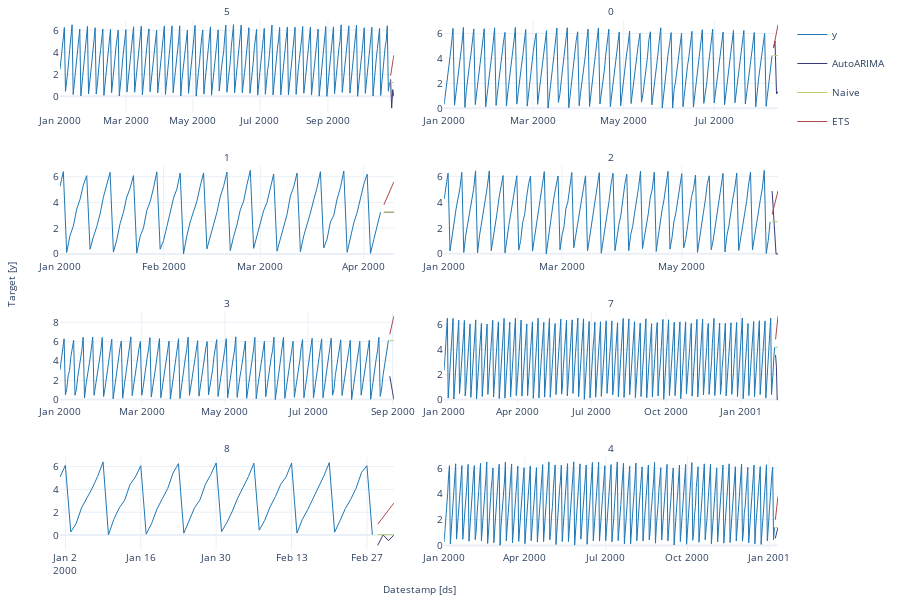

The notebook cell this image was saved under:
### Code cell
#| hide
fcst.plot(panel_df, fcsts_df, engine='plotly')

### Figure 1 — Plotly figure (JSON) as saved in the notebook; plotly's stock layout.template omitted (floating-point values rounded to 4 significant figures; data arrays with more than 128 entries replaced by an {"elided": "..."} marker saying what was removed)
{"data": [{"legendgroup": "y", "line": {"color": "#1f77b4", "width": 1}, "mode": "lines", "name": "y", "showlegend": true, "type": "scatter", "x": {"elided": "301 str values"}, "xaxis": "x", "y": {"elided": "301 float values"}, "yaxis": "y"}, {"legendgroup": "y", "line": {"color": "#1f77b4", "width": 1}, "mode": "lines", "name": "y", "showlegend": false, "type": "scatter", "x": {"elided": "222 str values"}, "xaxis": "x2", "y": {"elided": "222 float values"}, "yaxis": "y2"}, {"legendgroup": "y", "line": {"color": "#1f77b4", "width": 1}, "mode": "lines", "name": "y", "showlegend": false, "type": "scatter", "x": ["2000-01-01T00:00:00", "2000-01-02T00:00:00", "2000-01-03T00:00:00", "2000-01-04T00:00:00", "2000-01-05T00:00:00", "2000-01-06T00:00:00", "2000-01-07T00:00:00", "2000-01-08T00:00:00", "2000-01-09T00:00:00", "2000-01-10T00:00:00", "2000-01-11T00:00:00", "2000-01-12T00:00:00", "2000-01-13T00:00:00", "2000-01-14T00:00:00", "2000-01-15T00:00:00", "2000-01-16T00:00:00", "2000-01-17T00:00:00", "2000-01-18T00:00:00", "2000-01-19T00:00:00", "2000-01-20T00:00:00", "2000-01-21T00:00:00", "2000-01-22T00:00:00", "2000-01-23T00:00:00", "2000-01-24T00:00:00", "2000-01-25T00:00:00", "2000-01-26T00:00:00", "2000-01-27T00:00:00", "2000-01-28T00:00:00", "2000-01-29T00:00:00", "2000-01-30T00:00:00", "2000-01-31T00:00:00", "2000-02-01T00:00:00", "2000-02-02T00:00:00", "2000-02-03T00:00:00", "2000-02-04T00:00:00", "2000-02-05T00:00:00", "2000-02-06T00:00:00", "2000-02-07T00:00:00", "2000-02-08T00:00:00", "2000-02-09T00:00:00", "2000-02-10T00:00:00", "2000-02-11T00:00:00", "2000-02-12T00:00:00", "2000-02-13T00:00:00", "2000-02-14T00:00:00", "2000-02-15T00:00:00", "2000-02-16T00:00:00", "2000-02-17T00:00:00", "2000-02-18T00:00:00", "2000-02-19T00:00:00", "2000-02-20T00:00:00", "2000-02-21T00:00:00", "2000-02-22T00:00:00", "2000-02-23T00:00:00", "2000-02-24T00:00:00", "2000-02-25T00:00:00", "2000-02-26T00:00:00", "2000-02-27T00:00:00", "2000-02-28T00:00:00", "2000-02-29T00:00:00", "2000-03-01T00:00:00", "2000-03-02T00:00:00", "2000-03-03T00:00:00", "2000-03-04T00:00:00", "2000-03-05T00:00:00", "2000-03-06T00:00:00", "2000-03-07T00:00:00", "2000-03-08T00:00:00", "2000-03-09T00:00:00", "2000-03-10T00:00:00", "2000-03-11T00:00:00", "2000-03-12T00:00:00", "2000-03-13T00:00:00", "2000-03-14T00:00:00", "2000-03-15T00:00:00", "2000-03-16T00:00:00", "2000-03-17T00:00:00", "2000-03-18T00:00:00", "2000-03-19T00:00:00", "2000-03-20T00:00:00", "2000-03-21T00:00:00", "2000-03-22T00:00:00", "2000-03-23T00:00:00", "2000-03-24T00:00:00", "2000-03-25T00:00:00", "2000-03-26T00:00:00", "2000-03-27T00:00:00", "2000-03-28T00:00:00", "2000-03-29T00:00:00", "2000-03-30T00:00:00", "2000-03-31T00:00:00", "2000-04-01T00:00:00", "2000-04-02T00:00:00", "2000-04-03T00:00:00", "2000-04-04T00:00:00", "2000-04-05T00:00:00", "2000-04-06T00:00:00"], "xaxis": "x3", "y": [5.242, 6.394, 0.1147, 1.44, 2.157, 3.479, 4.236, 5.356, 6.077, 0.3652, 1.323, 2.107, 3.093, 4.404, 5.374, 6.337, 0.1384, 1.087, 2.352, 3.232, 4.42, 5.102, 6.082, 0.06242, 1.361, 2.015, 3.373, 4.046, 5.109, 6.375, 0.3658, 1.023, 2.105, 3.143, 4.339, 5.032, 6.278, 0.00462, 1.417, 2.492, 3.352, 4.091, 5.256, 6.29, 0.3938, 1.303, 2.109, 3.228, 4.439, 5.246, 6.358, 0.2431, 1.354, 2.249, 3.422, 4.097, 5.387, 6.487, 0.4312, 1.39, 2.493, 3.377, 4.002, 5.135, 6.205, 0.2141, 1.149, 2.201, 3.06, 4.49, 5.203, 6.285, 0.1718, 1.394, 2.206, 3.18, 4.2, 5.151, 6.388, 0.4631, 1.163, 2.476, 3.007, 4.267, 5.152, 6.441, 0.1253, 1.339, 2.405, 3.216, 4.376, 5.415, 6.19, 0.04827, 1.128, 2.296, 3.238], "yaxis": "y3"}, {"legendgroup": "y", "line": {"color": "#1f77b4", "width": 1}, "mode": "lines", "name": "y", "showlegend": false, "type": "scatter", "x": {"elided": "167 str values"}, "xaxis": "x4", "y": {"elided": "167 float values"}, "yaxis": "y4"}, {"legendgroup": "y", "line": {"color": "#1f77b4", "width": 1}, "mode": "lines", "name": "y", "showlegend": false, "type": "scatter", "x": {"elided": "242 str values"}, "xaxis": "x5", "y": {"elided": "242 float values"}, "yaxis": "y5"}, {"legendgroup": "y", "line": {"color": "#1f77b4", "width": 1}, "mode": "lines", "name": "y", "showlegend": false, "type": "scatter", "x": {"elided": "409 str values"}, "xaxis": "x6", "y": {"elided": "409 float values"}, "yaxis": "y6"}, {"legendgroup": "y", "line": {"color": "#1f77b4", "width": 1}, "mode": "lines", "name": "y", "showlegend": false, "type": "scatter", "x": ["2000-01-01T00:00:00", "2000-01-02T00:00:00", "2000-01-03T00:00:00", "2000-01-04T00:00:00", "2000-01-05T00:00:00", "2000-01-06T00:00:00", "2000-01-07T00:00:00", "2000-01-08T00:00:00", "2000-01-09T00:00:00", "2000-01-10T00:00:00", "2000-01-11T00:00:00", "2000-01-12T00:00:00", "2000-01-13T00:00:00", "2000-01-14T00:00:00", "2000-01-15T00:00:00", "2000-01-16T00:00:00", "2000-01-17T00:00:00", "2000-01-18T00:00:00", "2000-01-19T00:00:00", "2000-01-20T00:00:00", "2000-01-21T00:00:00", "2000-01-22T00:00:00", "2000-01-23T00:00:00", "2000-01-24T00:00:00", "2000-01-25T00:00:00", "2000-01-26T00:00:00", "2000-01-27T00:00:00", "2000-01-28T00:00:00", "2000-01-29T00:00:00", "2000-01-30T00:00:00", "2000-01-31T00:00:00", "2000-02-01T00:00:00", "2000-02-02T00:00:00", "2000-02-03T00:00:00", "2000-02-04T00:00:00", "2000-02-05T00:00:00", "2000-02-06T00:00:00", "2000-02-07T00:00:00", "2000-02-08T00:00:00", "2000-02-09T00:00:00", "2000-02-10T00:00:00", "2000-02-11T00:00:00", "2000-02-12T00:00:00", "2000-02-13T00:00:00", "2000-02-14T00:00:00", "2000-02-15T00:00:00", "2000-02-16T00:00:00", "2000-02-17T00:00:00", "2000-02-18T00:00:00", "2000-02-19T00:00:00", "2000-02-20T00:00:00", "2000-02-21T00:00:00", "2000-02-22T00:00:00", "2000-02-23T00:00:00", "2000-02-24T00:00:00", "2000-02-25T00:00:00", "2000-02-26T00:00:00", "2000-02-27T00:00:00", "2000-02-28T00:00:00"], "xaxis": "x7", "y": [5.08, 6.096, 0.2747, 1.011, 2.385, 3.196, 4.112, 5.146, 6.402, 0.01859, 1.386, 2.381, 3.041, 4.416, 5.086, 6.068, 0.0832, 1.001, 2.267, 3.184, 4.072, 5.434, 6.253, 0.1744, 1.266, 2.405, 3.085, 4.433, 5.293, 6.308, 0.2943, 1.111, 2.092, 3.239, 4.178, 5.12, 6.291, 0.4281, 1.278, 2.453, 3.358, 4.45, 5.101, 6.294, 0.1773, 1.372, 2.225, 3.206, 4.071, 5.177, 6.334, 0.2544, 1.26, 2.324, 3.138, 4.11, 5.484, 6.069, 0.0405], "yaxis": "y7"}, {"legendgroup": "y", "line": {"color": "#1f77b4", "width": 1}, "mode": "lines", "name": "y", "showlegend": false, "type": "scatter", "x": {"elided": "373 str values"}, "xaxis": "x8", "y": {"elided": "373 float values"}, "yaxis": "y8"}, {"legendgroup": "AutoARIMA", "line": {"color": "#393b79", "width": 1}, "mode": "lines", "name": "AutoARIMA", "showlegend": true, "type": "scatter", "x": ["2000-10-28T00:00:00", "2000-10-29T00:00:00", "2000-10-30T00:00:00", "2000-10-31T00:00:00"], "xaxis": "x", "y": [1.545, -1.07, 0.6109, 0], "yaxis": "y"}, {"legendgroup": "Naive", "line": {"color": "#b5cf6b", "width": 1}, "mode": "lines", "name": "Naive", "showlegend": true, "type": "scatter", "x": ["2000-10-28T00:00:00", "2000-10-29T00:00:00", "2000-10-30T00:00:00", "2000-10-31T00:00:00"], "xaxis": "x", "y": [1.253, 1.253, 1.253, 1.253], "yaxis": "y"}, {"legendgroup": "ETS", "line": {"color": "#ad494a", "width": 1}, "mode": "lines", "name": "ETS", "showlegend": true, "type": "scatter", "x": ["2000-10-28T00:00:00", "2000-10-29T00:00:00", "2000-10-30T00:00:00", "2000-10-31T00:00:00"], "xaxis": "x", "y": [1.878, 2.497, 3.115, 3.733], "yaxis": "y"}, {"legendgroup": "AutoARIMA", "line": {"color": "#393b79", "width": 1}, "mode": "lines", "name": "AutoARIMA", "showlegend": false, "type": "scatter", "x": ["2000-08-10T00:00:00", "2000-08-11T00:00:00", "2000-08-12T00:00:00", "2000-08-13T00:00:00"], "xaxis": "x2", "y": [4.858, 5.389, 1.143, 1.346], "yaxis": "y2"}, {"legendgroup": "Naive", "line": {"color": "#b5cf6b", "width": 1}, "mode": "lines", "name": "Naive", "showlegend": false, "type": "scatter", "x": ["2000-08-10T00:00:00", "2000-08-11T00:00:00", "2000-08-12T00:00:00", "2000-08-13T00:00:00"], "xaxis": "x2", "y": [4.228, 4.228, 4.228, 4.228], "yaxis": "y2"}, {"legendgroup": "ETS", "line": {"color": "#ad494a", "width": 1}, "mode": "lines", "name": "ETS", "showlegend": false, "type": "scatter", "x": ["2000-08-10T00:00:00", "2000-08-11T00:00:00", "2000-08-12T00:00:00", "2000-08-13T00:00:00"], "xaxis": "x2", "y": [4.837, 5.459, 6.082, 6.704], "yaxis": "y2"}, {"legendgroup": "AutoARIMA", "line": {"color": "#393b79", "width": 1}, "mode": "lines", "name": "AutoARIMA", "showlegend": false, "type": "scatter", "x": ["2000-04-07T00:00:00", "2000-04-08T00:00:00", "2000-04-09T00:00:00", "2000-04-10T00:00:00"], "xaxis": "x3", "y": [3.232, 3.232, 3.232, 3.232], "yaxis": "y3"}, {"legendgroup": "Naive", "line": {"color": "#b5cf6b", "width": 1}, "mode": "lines", "name": "Naive", "showlegend": false, "type": "scatter", "x": ["2000-04-07T00:00:00", "2000-04-08T00:00:00", "2000-04-09T00:00:00", "2000-04-10T00:00:00"], "xaxis": "x3", "y": [3.238, 3.238, 3.238, 3.238], "yaxis": "y3"}, {"legendgroup": "ETS", "line": {"color": "#ad494a", "width": 1}, "mode": "lines", "name": "ETS", "showlegend": false, "type": "scatter", "x": ["2000-04-07T00:00:00", "2000-04-08T00:00:00", "2000-04-09T00:00:00", "2000-04-10T00:00:00"], "xaxis": "x3", "y": [3.812, 4.408, 5.003, 5.598], "yaxis": "y3"}, {"legendgroup": "AutoARIMA", "line": {"color": "#393b79", "width": 1}, "mode": "lines", "name": "AutoARIMA", "showlegend": false, "type": "scatter", "x": ["2000-06-16T00:00:00", "2000-06-17T00:00:00", "2000-06-18T00:00:00", "2000-06-19T00:00:00"], "xaxis": "x4", "y": [4.876, 1.881, 0, 0], "yaxis": "y4"}, {"legendgroup": "Naive", "line": {"color": "#b5cf6b", "width": 1}, "mode": "lines", "name": "Naive", "showlegend": false, "type": "scatter", "x": ["2000-06-16T00:00:00", "2000-06-17T00:00:00", "2000-06-18T00:00:00", "2000-06-19T00:00:00"], "xaxis": "x4", "y": [2.49, 2.49, 2.49, 2.49], "yaxis": "y4"}, {"legendgroup": "ETS", "line": {"color": "#ad494a", "width": 1}, "mode": "lines", "name": "ETS", "showlegend": false, "type": "scatter", "x": ["2000-06-16T00:00:00", "2000-06-17T00:00:00", "2000-06-18T00:00:00", "2000-06-19T00:00:00"], "xaxis": "x4", "y": [3.057, 3.667, 4.277, 4.888], "yaxis": "y4"}, {"legendgroup": "AutoARIMA", "line": {"color": "#393b79", "width": 1}, "mode": "lines", "name": "AutoARIMA", "showlegend": false, "type": "scatter", "x": ["2000-08-30T00:00:00", "2000-08-31T00:00:00", "2000-09-01T00:00:00", "2000-09-02T00:00:00"], "xaxis": "x5", "y": [2.421, 1.644, 1.213, 0], "yaxis": "y5"}, {"legendgroup": "Naive", "line": {"color": "#b5cf6b", "width": 1}, "mode": "lines", "name": "Naive", "showlegend": false, "type": "scatter", "x": ["2000-08-30T00:00:00", "2000-08-31T00:00:00", "2000-09-01T00:00:00", "2000-09-02T00:00:00"], "xaxis": "x5", "y": [6.127, 6.127, 6.127, 6.127], "yaxis": "y5"}, {"legendgroup": "ETS", "line": {"color": "#ad494a", "width": 1}, "mode": "lines", "name": "ETS", "showlegend": false, "type": "scatter", "x": ["2000-08-30T00:00:00", "2000-08-31T00:00:00", "2000-09-01T00:00:00", "2000-09-02T00:00:00"], "xaxis": "x5", "y": [6.747, 7.375, 8.003, 8.631], "yaxis": "y5"}, {"legendgroup": "AutoARIMA", "line": {"color": "#393b79", "width": 1}, "mode": "lines", "name": "AutoARIMA", "showlegend": false, "type": "scatter", "x": ["2001-02-13T00:00:00", "2001-02-14T00:00:00", "2001-02-15T00:00:00", "2001-02-16T00:00:00"], "xaxis": "x6", "y": [3.552, 2.656, 0, 0], "yaxis": "y6"}, {"legendgroup": "Naive", "line": {"color": "#b5cf6b", "width": 1}, "mode": "lines", "name": "Naive", "showlegend": false, "type": "scatter", "x": ["2001-02-13T00:00:00", "2001-02-14T00:00:00", "2001-02-15T00:00:00", "2001-02-16T00:00:00"], "xaxis": "x6", "y": [4.177, 4.177, 4.177, 4.177], "yaxis": "y6"}, {"legendgroup": "ETS", "line": {"color": "#ad494a", "width": 1}, "mode": "lines", "name": "ETS", "showlegend": false, "type": "scatter", "x": ["2001-02-13T00:00:00", "2001-02-14T00:00:00", "2001-02-15T00:00:00", "2001-02-16T00:00:00"], "xaxis": "x6", "y": [4.788, 5.404, 6.019, 6.635], "yaxis": "y6"}, {"legendgroup": "AutoARIMA", "line": {"color": "#393b79", "width": 1}, "mode": "lines", "name": "AutoARIMA", "showlegend": false, "type": "scatter", "x": ["2000-02-29T00:00:00", "2000-03-01T00:00:00", "2000-03-02T00:00:00", "2000-03-03T00:00:00"], "xaxis": "x7", "y": [-0.8951, 0.01778, -0.4875, 0.007351], "yaxis": "y7"}, {"legendgroup": "Naive", "line": {"color": "#b5cf6b", "width": 1}, "mode": "lines", "name": "Naive", "showlegend": false, "type": "scatter", "x": ["2000-02-29T00:00:00", "2000-03-01T00:00:00", "2000-03-02T00:00:00", "2000-03-03T00:00:00"], "xaxis": "x7", "y": [0.0405, 0.0405, 0.0405, 0.0405], "yaxis": "y7"}, {"legendgroup": "ETS", "line": {"color": "#ad494a", "width": 1}, "mode": "lines", "name": "ETS", "showlegend": false, "type": "scatter", "x": ["2000-02-29T00:00:00", "2000-03-01T00:00:00", "2000-03-02T00:00:00", "2000-03-03T00:00:00"], "xaxis": "x7", "y": [0.9512, 1.568, 2.184, 2.801], "yaxis": "y7"}, {"legendgroup": "AutoARIMA", "line": {"color": "#393b79", "width": 1}, "mode": "lines", "name": "AutoARIMA", "showlegend": false, "type": "scatter", "x": ["2001-01-08T00:00:00", "2001-01-09T00:00:00", "2001-01-10T00:00:00", "2001-01-11T00:00:00"], "xaxis": "x8", "y": [0.5534, 0.9767, 1.137, 1.365], "yaxis": "y8"}, {"legendgroup": "Naive", "line": {"color": "#b5cf6b", "width": 1}, "mode": "lines", "name": "Naive", "showlegend": false, "type": "scatter", "x": ["2001-01-08T00:00:00", "2001-01-09T00:00:00", "2001-01-10T00:00:00", "2001-01-11T00:00:00"], "xaxis": "x8", "y": [1.387, 1.387, 1.387, 1.387], "yaxis": "y8"}, {"legendgroup": "ETS", "line": {"color": "#ad494a", "width": 1}, "mode": "lines", "name": "ETS", "showlegend": false, "type": "scatter", "x": ["2001-01-08T00:00:00", "2001-01-09T00:00:00", "2001-01-10T00:00:00", "2001-01-11T00:00:00"], "xaxis": "x8", "y": [1.991, 2.598, 3.204, 3.811], "yaxis": "y8"}], "layout": {"annotations": [{"font": {"size": 10}, "showarrow": false, "text": "5", "x": 0.2325, "xanchor": "center", "xref": "paper", "y": 1, "yanchor": "bottom", "yref": "paper"}, {"font": {"size": 10}, "showarrow": false, "text": "0", "x": 0.7675, "xanchor": "center", "xref": "paper", "y": 1, "yanchor": "bottom", "yref": "paper"}, {"font": {"size": 10}, "showarrow": false, "text": "1", "x": 0.2325, "xanchor": "center", "xref": "paper", "y": 0.725, "yanchor": "bottom", "yref": "paper"}, {"font": {"size": 10}, "showarrow": false, "text": "2", "x": 0.7675, "xanchor": "center", "xref": "paper", "y": 0.725, "yanchor": "bottom", "yref": "paper"}, {"font": {"size": 10}, "showarrow": false, "text": "3", "x": 0.2325, "xanchor": "center", "xref": "paper", "y": 0.45, "yanchor": "bottom", "yref": "paper"}, {"font": {"size": 10}, "showarrow": false, "text": "7", "x": 0.7675, "xanchor": "center", "xref": "paper", "y": 0.45, "yanchor": "bottom", "yref": "paper"}, {"font": {"size": 10}, "showarrow": false, "text": "8", "x": 0.2325, "xanchor": "center", "xref": "paper", "y": 0.175, "yanchor": "bottom", "yref": "paper"}, {"font": {"size": 10}, "showarrow": false, "text": "4", "x": 0.7675, "xanchor": "center", "xref": "paper", "y": 0.175, "yanchor": "bottom", "yref": "paper"}, {"font": {"size": 10}, "showarrow": false, "text": "Datestamp [ds]", "x": 0.5, "xanchor": "center", "xref": "paper", "y": 0, "yanchor": "top", "yref": "paper", "yshift": -30}, {"font": {"size": 10}, "showarrow": false, "text": "Target [y]", "textangle": -90, "x": 0, "xanchor": "right", "xref": "paper", "xshift": -40, "y": 0.5, "yanchor": "middle", "yref": "paper"}], "autosize": true, "font": {"size": 10}, "height": 600, "margin": {"b": 50, "l": 60, "r": 10, "t": 20}, "xaxis": {"anchor": "y", "domain": [0, 0.465], "showticklabels": true, "visible": true}, "xaxis2": {"anchor": "y2", "domain": [0.535, 1.0], "showticklabels": true, "visible": true}, "xaxis3": {"anchor": "y3", "domain": [0, 0.465], "showticklabels": true, "visible": true}, "xaxis4": {"anchor": "y4", "domain": [0.535, 1.0], "showticklabels": true, "visible": true}, "xaxis5": {"anchor": "y5", "domain": [0, 0.465], "showticklabels": true, "visible": true}, "xaxis6": {"anchor": "y6", "domain": [0.535, 1.0], "showticklabels": true, "visible": true}, "xaxis7": {"anchor": "y7", "domain": [0, 0.465], "showticklabels": true, "visible": true}, "xaxis8": {"anchor": "y8", "domain": [0.535, 1.0], "showticklabels": true, "visible": true}, "yaxis": {"anchor": "x", "domain": [0.825, 1]}, "yaxis2": {"anchor": "x2", "domain": [0.825, 1]}, "yaxis3": {"anchor": "x3", "domain": [0.55, 0.725]}, "yaxis4": {"anchor": "x4", "domain": [0.55, 0.725]}, "yaxis5": {"anchor": "x5", "domain": [0.275, 0.45]}, "yaxis6": {"anchor": "x6", "domain": [0.275, 0.45]}, "yaxis7": {"anchor": "x7", "domain": [0, 0.175]}, "yaxis8": {"anchor": "x8", "domain": [0, 0.175]}}}
